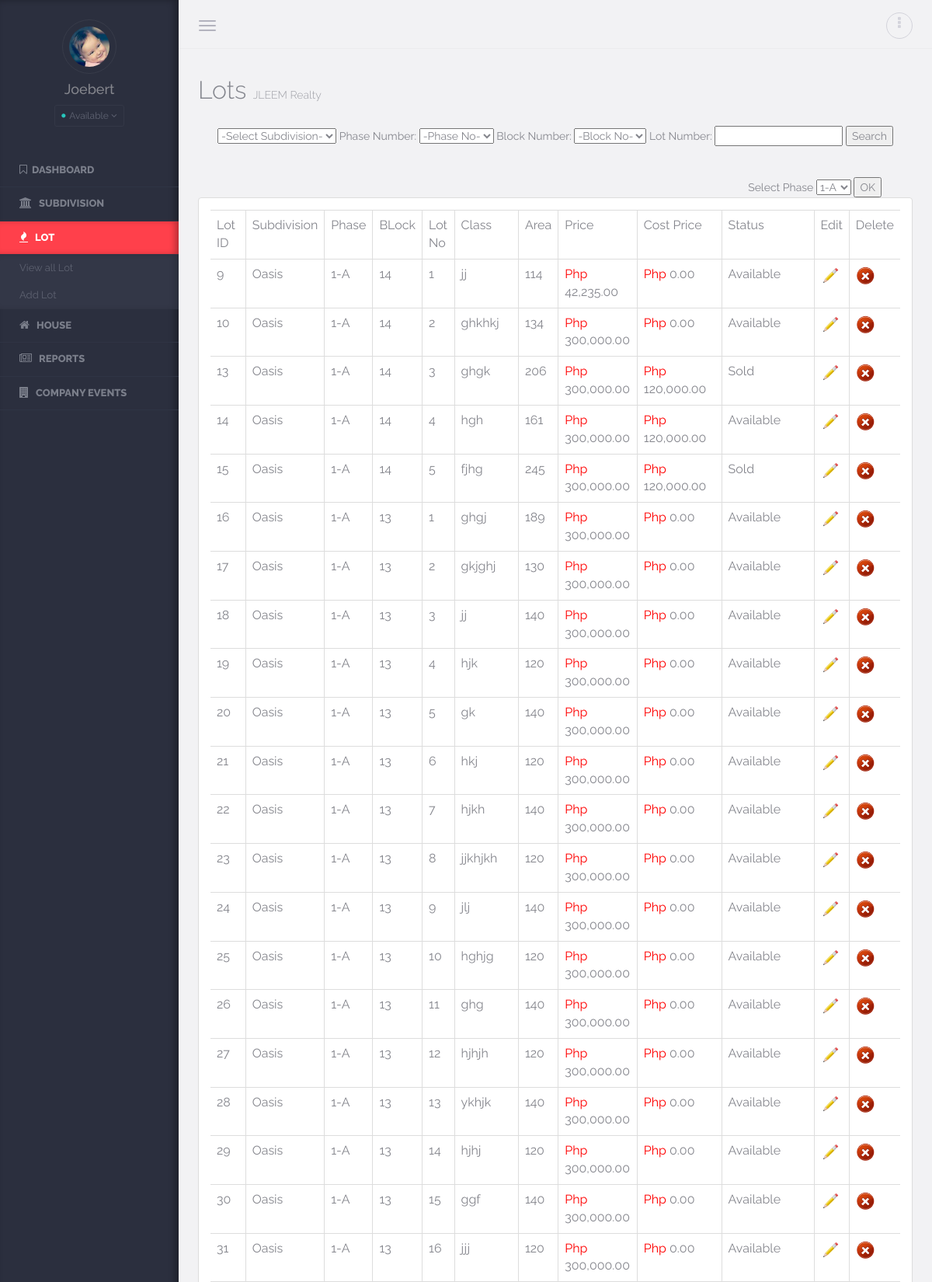
The page /lot.php (signed in, upper part) on the database its author committed.
### tables this page shows
CREATE TABLE IF NOT EXISTS `lot` (
  `lot_id` int(11) NOT NULL AUTO_INCREMENT,
  `subdname` varchar(25) NOT NULL,
  `phase` varchar(5) NOT NULL,
  `block` int(3) NOT NULL,
  `lotno` int(3) NOT NULL,
  `lotarea` int(11) NOT NULL,
  `class` varchar(15) NOT NULL,
  `price` varchar(15) NOT NULL,
  `tcp` int(11) NOT NULL,
  `lotstatus` varchar(20) NOT NULL,
  `remarks` varchar(1000) NOT NULL,
  `soldto` varchar(50) NOT NULL,
  PRIMARY KEY (`lot_id`)
);

### lot.php (the view, shortened to what this page needs)
<html lang="en">
<head>
	<link rel="stylesheet" href="assets/css/bootstrap/bootstrap.css" />
    <link rel="stylesheet" href="assets/css/plugins/calendar/calendar.css" />
    <link rel="stylesheet" href="assets/css/app/app.v1.css" />
</head>
<header>
<aside class="left-panel">
            <div class="user text-center">
                  <img src="assets/images/avtar/user.png" class="img-circle" alt="...">
                  <h4 class="user-name"> <h4><?php echo $_SESSION['fname'];?></h4>
                  <div class="dropdown user-login">
                  <button class="btn btn-xs dropdown-toggle btn-rounded" type="button" data-toggle="dropdown" aria-expanded="true">
                    <i class="fa fa-circle status-icon available"></i> Available <i class="fa fa-angle-down"></i>
                  </button>
                  </div>
            </div>
 <nav class="navigation">
            	<ul class="list-unstyled">
                	<li><a href="admin_index.php"><i class="fa fa-bookmark-o"></i><span class="nav-label">Dashboard</span></a></li>
                    <li class="has-submenu"><a href="subdivision.php"><i class="fa fa-university"></i> <span class="nav-label">Subdivision</span></a>
                    </li>
                   <li class="active"><a href="lot.php"><i class="fa fa-fire"></i> <span class="nav-label">Lot</span></a>
                    	<ul class="list-unstyled">
						<li><a href="lot.php">View all Lot</a></li>
                        	<li><a href="addlot.php">Add Lot</a></li>
                        </ul>
                    </li>
                    <li class="has-submenu"><a href="house.php"><i class="fa fa-home"></i> <span class="nav-label">House</span></a>
                    </li>
                   <li class="has-submenu"><a href="report.php"><i class="fa fa-newspaper-o"></i> <span class="nav-label">Reports</span></a>
                    </li>
                    <li class="has-submenu"><a href="events.php"><i class="fa fa-building"></i> <span class="nav-label">Company Events</span></a>
                    </li>
                </ul>
            </nav>
    </aside>
		<section class="content">
		<header class="top-head container-fluid">
            <button type="button" class="navbar-toggle pull-left">
                <span class="icon-bar"></span>
                <span class="icon-bar"></span>
                <span class="icon-bar"></span>
            </button>
       <ul class="nav-toolbar">
   <li class="dropdown"><a href="#" data-toggle="dropdown"><i class="fa fa-ellipsis-v"></i></a>
                </li>
            </ul>
        </header>
 <div class="warper container-fluid">
  <div class="page-header"><h1>Lots <small>JLEEM Realty</small></h1></div>
<form action="" method="post">
<div align="center">
<select name="subname" id="subname">
                  <option>-Select Subdivision-</option>
        </select>
Phase Number:
<select name="phase" id="phase">
  <option>-Phase No-</option>
</select>
	  Block Number:
<select name="block" id="block">
  <option>-Block No-</option>
</select>
Lot Number:
<input type="text" id="lot" name="lotno" width="10px" />
<input type="button" name="search" value="Search" onclick="result()"/>
</div>
<br />
 <br />
 <div align="right" style="margin-right:40px;">Select Phase
 <select name="phase">
        <?php
$result = mysql_query("SELECT * FROM phase  ORDER BY phase ASC")
        or die (mysql_error());
        while ($row = mysql_fetch_assoc($result)) {
            echo '<option>' . $row['phase'] . '<br></option>';
        }
?>
 </select>
 <input type="submit" name="OK" value="OK" />
 </div>
 		<div class="panel panel-default">
                        <div class="panel-body table-responsive">
    <table class="table table-bordered">
    <tr>
      <td >Lot ID</td>
      <td>Subdivision</td>
      <td >Phase</td>
      <td >BLock</td>
      <td>Lot No</td>
      <td>Class</td>
      <td>Area</td>
      <td>Price</td>
      <td >Cost Price</td>
      <td >Status</td>
      <td >Edit</td>
      <td >Delete</td>
    </tr>
    <?php
$result = mysql_query("SELECT * FROM lot ORDER BY lot_id");
$rows = MYSQL_NUMROWS($result);
If ($rows == 0)
	{
	echo '<div style=" color:red; text-align:center;">No Lots Found !</div>';
	}
else if ($rows > 0)
	{
	$i=0;
	while ($i<$rows)
		{
			$lotid = MYSQL_RESULT($result,$i,"lot_id");
			$phase = MYSQL_RESULT($result,$i,"phase");
			$block = MYSQL_RESULT($result,$i,"block");
			$lotarea = MYSQL_RESULT($result,$i,"lotarea");
			$class = MYSQL_RESULT($result,$i,"class");
			$price = MYSQL_RESULT($result,$i,"price");
			$lotno = MYSQL_RESULT($result,$i,"lotno");
			$tcp = MYSQL_RESULT($result,$i,"tcp");
			$subname= MYSQL_RESULT($result,$i,"subdname");
			$status = MYSQL_RESULT($result,$i,"lotstatus");
?>
    <tr>
      <td  ><?php echo $lotid ?></td>
      <td ><?php echo $subname ?></td>
      <td ><?php echo $phase ?></td>
      <td  ><?php echo $block ?></td>
      <td  ><?php echo $lotno ?></td>
      <td><?php echo $class ?></td>
      <td  ><?php echo $lotarea ?></td>
      <td  ><font color="#FF0000"> Php</font> <?php echo  number_format($price ,2);?></td>
      <td  ><font color="#FF0000"> Php</font> <?php echo number_format($tcp,2); ?></td>
      <td ><?php echo $status ?></td>
      <td ><a href="editlot.php?lotid= <?php echo $lotid; ?>"><img src="img/edit.png" width="25" height="25" border="0" /></a></h6></td>
      <td  ><a href="deletelot.php?lotid= <?php echo $lotid; ?>"><img src="img/cancel.png"onclick="return confirm('Are you sure you want to delete a lot no. <?php echo $lotid ?>');" width="25" height="25" border="0" /></a></td>
    </tr>
    <?php
$i++;
	}
	}
?>
  </table>
  <br />
						<br />
</form>
</div>
</body>
</html>

### assets/css/app/app.v1.css (style rules this page uses)
body, html { overflow-x:hidden; }
aside.left-panel { background-color:#2b2f3e; width:230px; position:fixed; padding:25px 0px; box-shadow:inset -5px 0px 8px rgba(0,0,0,0.3); height:100%; top:0px; left:0px; }
.user { margin-bottom:35px; }
.user h4.user-name { color:#8e909a; font-size:16px; }
.user img { border:1px solid #383c4a; padding:8px; width:70px; }
.user .user-login { display:inline-block; }
.user .user-login .btn { border:1px solid #343847; background-color:transparent; color:#616574; padding:4px 8px; }
.navigation { margin:20px 0px; }
.navigation > ul > li { position:relative; }
.navigation > ul > li.has-submenu:after { content:"\f105"; font-family: 'FontAwesome'; display:inline-block; position:absolute; color:#7a7e8a; right:15px; transition: all 0.4s; -moz-transition: all 0.4s; -webkit-transition: all 0.4s; -o-transition: all 0.4s; top:10px; visibility:hidden; }
.navigation > ul > li > a { display:block; padding:12px 25px; color:#7a7e8a; text-transform:uppercase; font-size:13px; text-decoration:none; font-weight:800; border-bottom:1px solid #2f3444; transition: all 0.4s; -moz-transition: all 0.4s; -webkit-transition: all 0.4s; -o-transition: all 0.4s; }
.navigation > ul > li:hover > a, .navigation > ul > li.active:hover > a, .navigation > ul > li.active > a { color:#fff; background-color: #ff404b; -webkit-box-shadow: inset -6px 0 8px -2px rgba(0,0,0,0.3); box-shadow: inset -6px 0 8px -2px rgba(0,0,0,0.3); }
.navigation ul li a i { margin-right:6px; font-size:14px; }
.navigation ul li ul { display:none; background-color:#333747; -webkit-box-shadow: inset -6px 0 8px -2px rgba(0,0,0,0.2); box-shadow: inset -6px 0 8px -2px rgba(0,0,0,0.2); }
aside:not(.collapsed) .navigation ul li.active ul { display:block; }
.navigation ul li ul li a { padding:8px 25px; color:#5e6271; text-decoration:none; white-space:nowrap; transition: all 0.2s; -moz-transition: all 0.2s; -webkit-transition: all 0.2s; -o-transition: all 0.2s; font-size:13px; border-left:0px solid #5e6271; text-align:left; display:block; }
header { background-color:#f2f2f4; border-bottom:1px solid #ececee; padding-top:4px; padding-bottom:4px; }
.navbar-toggle { margin:8px 20px 8px 0px; display:block; padding-left:0px; }
.navbar-toggle .icon-bar { background-color:#b3b3be; }
.nav-toolbar { margin:8px 0px; float:right; }
.nav-toolbar > li { padding:0px; display:inline-block; margin-left:5px; position:relative; list-style:none; }
.nav-toolbar > li > a { color:#d3d3db; font-size:18px; border:1px solid #d3d3db; border-radius:50px; height:34px; width:34px; text-align:center; display:block; padding:4px; }
.content { margin-left:230px; }
.content > .container-fluid { padding-left:25px; padding-right:25px; }
.warper { padding-top:20px; padding-bottom:20px; min-height:550px; }
.page-header { margin:0px; border:0px; }
.page-header h1 { color:#84868e; font-weight:300; font-size:32px; margin-top:15px; margin-bottom:20px; }
.page-header * { font-weight:300; }
.page-header * small { font-size:14px; color:#9D9EA5; }
.panel { margin-bottom:30px; }

### rows shown on the page
lot: lot_id "9", subdname "Oasis", phase "1-A", block "14", lotno "1", class "jj", lotarea "114", price "42,235.00", tcp "0.00", lotstatus "Available"
lot: lot_id "10", subdname "Oasis", phase "1-A", block "14", lotno "2", class "ghkhkj", lotarea "134", price "300,000.00", tcp "0.00", lotstatus "Available"
lot: lot_id "13", subdname "Oasis", phase "1-A", block "14", lotno "3", class "ghgk", lotarea "206", price "300,000.00", tcp "120,000.00", lotstatus "Sold"
lot: lot_id "14", subdname "Oasis", phase "1-A", block "14", lotno "4", class "hgh", lotarea "161", price "300,000.00", tcp "120,000.00", lotstatus "Available"
lot: lot_id "15", subdname "Oasis", phase "1-A", block "14", lotno "5", class "fjhg", lotarea "245", price "300,000.00", tcp "120,000.00", lotstatus "Sold"
lot: lot_id "16", subdname "Oasis", phase "1-A", block "13", lotno "1", class "ghgj", lotarea "189", price "300,000.00", tcp "0.00", lotstatus "Available"
lot: lot_id "17", subdname "Oasis", phase "1-A", block "13", lotno "2", class "gkjghj", lotarea "130", price "300,000.00", tcp "0.00", lotstatus "Available"
lot: lot_id "18", subdname "Oasis", phase "1-A", block "13", lotno "3", class "jj", lotarea "140", price "300,000.00", tcp "0.00", lotstatus "Available"
lot: lot_id "19", subdname "Oasis", phase "1-A", block "13", lotno "4", class "hjk", lotarea "120", price "300,000.00", tcp "0.00", lotstatus "Available"
lot: lot_id "20", subdname "Oasis", phase "1-A", block "13", lotno "5", class "gk", lotarea "140", price "300,000.00", tcp "0.00", lotstatus "Available"
lot: lot_id "21", subdname "Oasis", phase "1-A", block "13", lotno "6", class "hkj", lotarea "120", price "300,000.00", tcp "0.00", lotstatus "Available"
lot: lot_id "22", subdname "Oasis", phase "1-A", block "13", lotno "7", class "hjkh", lotarea "140", price "300,000.00", tcp "0.00", lotstatus "Available"
lot: lot_id "23", subdname "Oasis", phase "1-A", block "13", lotno "8", class "jjkhjkh", lotarea "120", price "300,000.00", tcp "0.00", lotstatus "Available"
lot: lot_id "24", subdname "Oasis", phase "1-A", block "13", lotno "9", class "jlj", lotarea "140", price "300,000.00", tcp "0.00", lotstatus "Available"
lot: lot_id "25", subdname "Oasis", phase "1-A", block "13", lotno "10", class "hghjg", lotarea "120", price "300,000.00", tcp "0.00", lotstatus "Available"
lot: lot_id "26", subdname "Oasis", phase "1-A", block "13", lotno "11", class "ghg", lotarea "140", price "300,000.00", tcp "0.00", lotstatus "Available"
lot: lot_id "27", subdname "Oasis", phase "1-A", block "13", lotno "12", class "hjhjh", lotarea "120", price "300,000.00", tcp "0.00", lotstatus "Available"
lot: lot_id "28", subdname "Oasis", phase "1-A", block "13", lotno "13", class "ykhjk", lotarea "140", price "300,000.00", tcp "0.00", lotstatus "Available"
lot: lot_id "29", subdname "Oasis", phase "1-A", block "13", lotno "14", class "hjhj", lotarea "120", price "300,000.00", tcp "0.00", lotstatus "Available"
lot: lot_id "30", subdname "Oasis", phase "1-A", block "13", lotno "15", class "ggf", lotarea "140", price "300,000.00", tcp "0.00", lotstatus "Available"
lot: lot_id "31", subdname "Oasis", phase "1-A", block "13", lotno "16", class "jjj", lotarea "120", price "300,000.00", tcp "0.00", lotstatus "Available"

### other values the page prints
$_SESSION['fname'] "Joebert"
form field phase "1-A"
